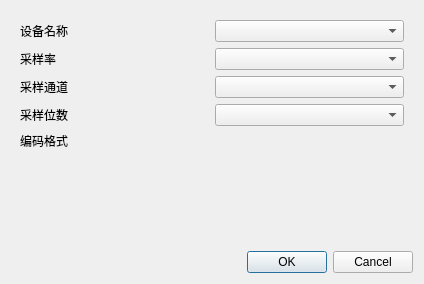
<?xml version="1.0" encoding="UTF-8"?>
<ui version="4.0">
 <class>AudioSetting</class>
 <widget class="QDialog" name="AudioSetting">
  <property name="geometry">
   <rect>
    <x>0</x>
    <y>0</y>
    <width>424</width>
    <height>284</height>
   </rect>
  </property>
  <property name="windowTitle">
   <string>Dialog</string>
  </property>
  <layout class="QVBoxLayout" name="verticalLayout">
   <item>
    <widget class="QWidget" name="widget" native="true">
     <layout class="QGridLayout" name="gridLayout_2">
      <item row="1" column="1">
       <widget class="QComboBox" name="comboBox_sampRate"/>
      </item>
      <item row="2" column="0">
       <widget class="QLabel" name="label_3">
        <property name="text">
         <string>采样通道</string>
        </property>
       </widget>
      </item>
      <item row="0" column="0">
       <widget class="QLabel" name="label">
        <property name="text">
         <string>设备名称</string>
        </property>
       </widget>
      </item>
      <item row="1" column="0">
       <widget class="QLabel" name="label_2">
        <property name="text">
         <string>采样率</string>
        </property>
       </widget>
      </item>
      <item row="0" column="1">
       <widget class="QComboBox" name="comboBox_device"/>
      </item>
      <item row="2" column="1">
       <widget class="QComboBox" name="comboBox_chn"/>
      </item>
      <item row="3" column="0">
       <widget class="QLabel" name="label_4">
        <property name="text">
         <string>采样位数</string>
        </property>
       </widget>
      </item>
      <item row="4" column="1">
       <widget class="QLabel" name="label_codec">
        <property name="text">
         <string/>
        </property>
       </widget>
      </item>
      <item row="3" column="1">
       <widget class="QComboBox" name="comboBox_sampSize"/>
      </item>
      <item row="4" column="0">
       <widget class="QLabel" name="label_5">
        <property name="text">
         <string>编码格式</string>
        </property>
       </widget>
      </item>
     </layout>
    </widget>
   </item>
   <item>
    <spacer name="verticalSpacer">
     <property name="orientation">
      <enum>Qt::Vertical</enum>
     </property>
     <property name="sizeHint" stdset="0">
      <size>
       <width>20</width>
       <height>13</height>
      </size>
     </property>
    </spacer>
   </item>
   <item>
    <widget class="QDialogButtonBox" name="buttonBox">
     <property name="orientation">
      <enum>Qt::Horizontal</enum>
     </property>
     <property name="standardButtons">
      <set>QDialogButtonBox::Cancel|QDialogButtonBox::Ok</set>
     </property>
    </widget>
   </item>
  </layout>
 </widget>
 <resources/>
 <connections>
  <connection>
   <sender>buttonBox</sender>
   <signal>accepted()</signal>
   <receiver>AudioSetting</receiver>
   <slot>accept()</slot>
   <hints>
    <hint type="sourcelabel">
     <x>248</x>
     <y>254</y>
    </hint>
    <hint type="destinationlabel">
     <x>157</x>
     <y>274</y>
    </hint>
   </hints>
  </connection>
  <connection>
   <sender>buttonBox</sender>
   <signal>rejected()</signal>
   <receiver>AudioSetting</receiver>
   <slot>reject()</slot>
   <hints>
    <hint type="sourcelabel">
     <x>316</x>
     <y>260</y>
    </hint>
    <hint type="destinationlabel">
     <x>286</x>
     <y>274</y>
    </hint>
   </hints>
  </connection>
 </connections>
</ui>
